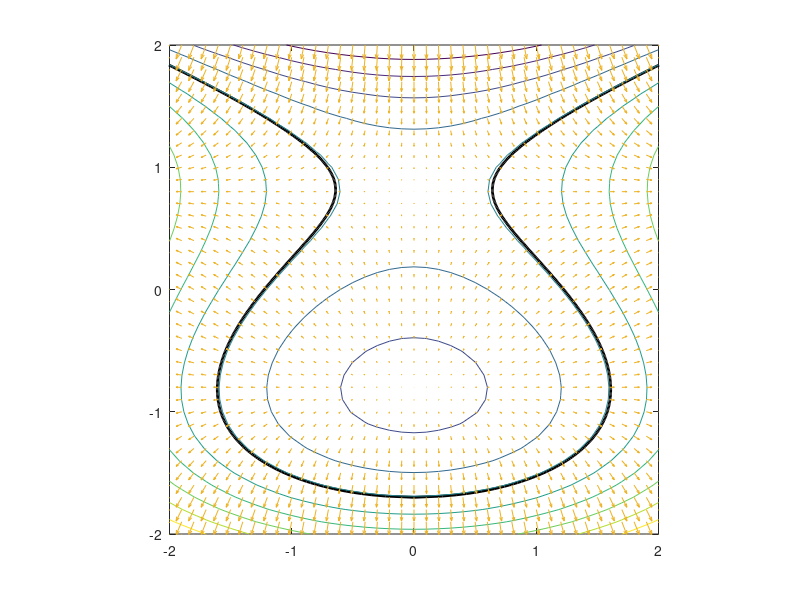
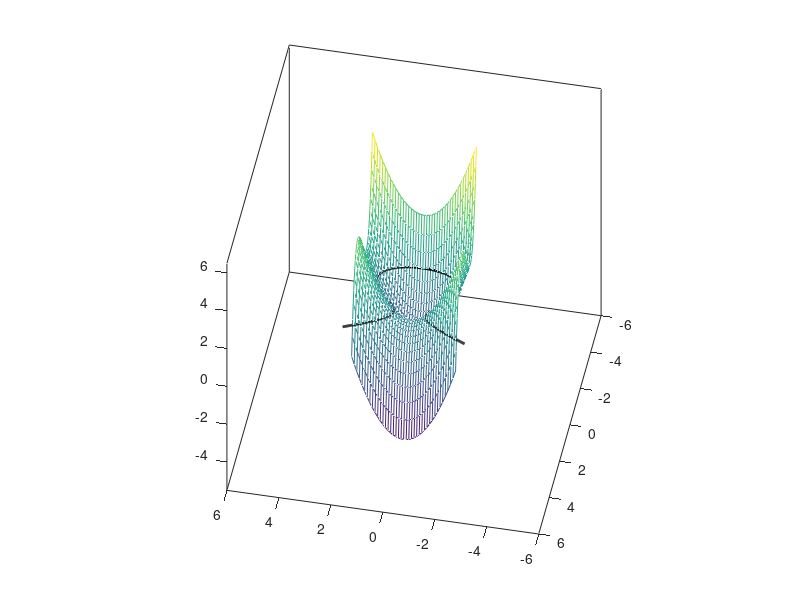

The MATLAB script that drew these images, in order:
% Elliptic curve: x^2 - y^3 + 2y - 1.5 = 0
% Hippopede curve: (x^2+y^2)^2+4b(b-1)(x^2+y^2)=4b^2 x^2, b>a
clc;
clear all;

y1=-1.7:0.01:2;
x1=sqrt(y1.^3-2*y1+1.5);
x2=-sqrt(y1.^3-2*y1+1.5);
x1=real(x1);
x2=real(x2); 


[X,Y] = meshgrid(-2:.1:2);
Z = X.^2-Y.^3+2*Y-1.5;

[DX,DY] = gradient(Z,.4,.4);



figure(1);
hold on; box on;
plot(x1,y1,'linewidth', 2, 'color', 'k');
plot(x2,y1,'linewidth', 2, 'color', 'k');

contour(X,Y,Z)
quiver(X,Y,2*DX,2*DY);
axis equal;

figure(2);
hold on; box on;
mesh(X,Y,Z);
plot3(x1,y1,y1*0,'linewidth', 2, 'color', 'k');
plot3(x2,y1,y1*0,'linewidth', 2, 'color', 'k');
view([-0.2 1 1]);
axis equal;